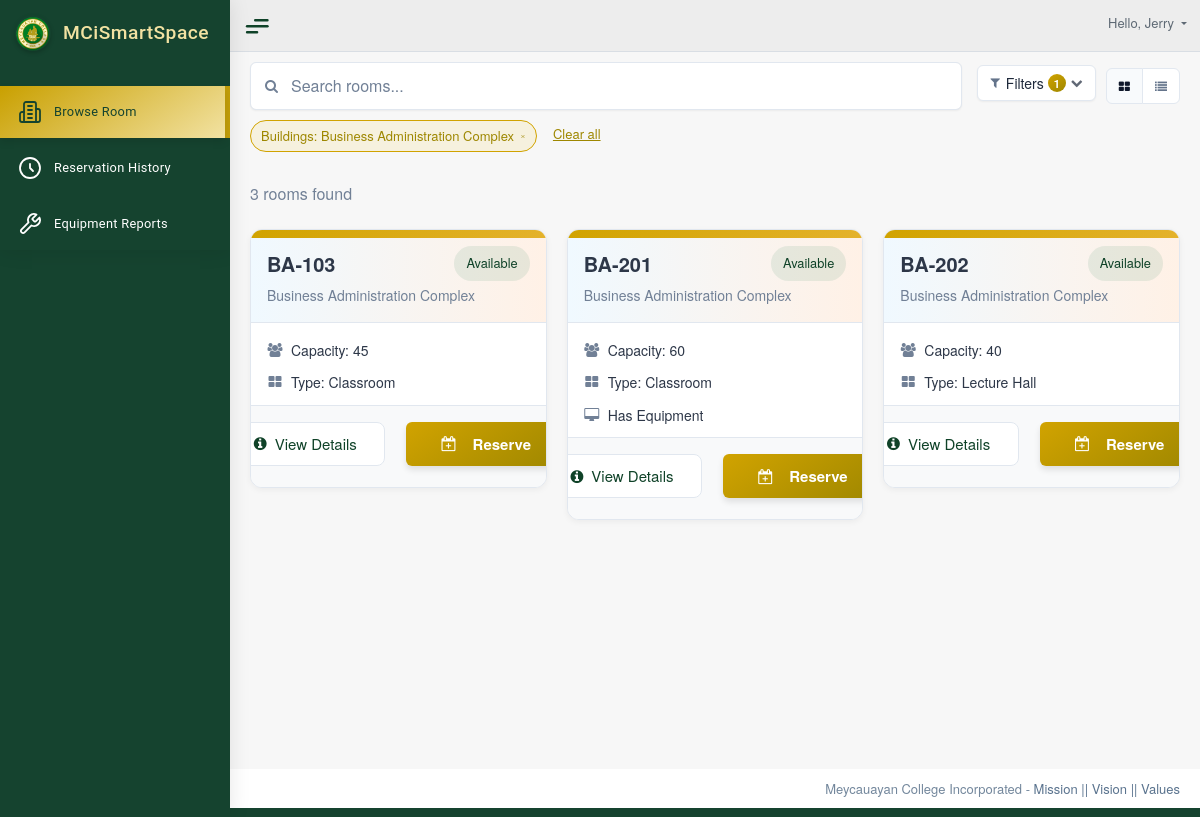
/users/test.php (signed in), run on the app's committed database.
### tables this page shows
CREATE TABLE `rooms` (
  `id` int(11) NOT NULL,
  `room_name` varchar(255) NOT NULL,
  `room_type` varchar(255) NOT NULL,
  `capacity` int(11) NOT NULL,
  `RoomStatus` enum('available','occupied','maintenance') DEFAULT 'available',
  `created_at` timestamp NOT NULL DEFAULT current_timestamp(),
  `building_id` int(11) DEFAULT NULL
);

CREATE TABLE `buildings` (
  `id` int(11) NOT NULL,
  `building_name` varchar(255) NOT NULL,
  `department` varchar(255) NOT NULL,
  `number_of_floors` int(11) NOT NULL,
  `created_at` timestamp NOT NULL DEFAULT current_timestamp()
);

### users/test.php (the view, shortened to what this page needs)
<!DOCTYPE html>
<html lang="en">
<head>
<link rel="stylesheet" href="https://cdn.materialdesignicons.com/4.9.95/css/materialdesignicons.min.css">
<link href="../vendors/bootstrap/dist/css/bootstrap.min.css" rel="stylesheet">
<link href="../vendors/fontawesome/css/font-awesome.min.css" rel="stylesheet">
<link href="../vendors/malihu-custom-scrollbar-plugin/jquery.mCustomScrollbar.min.css" rel="stylesheet" />
<link href="../public/css/user_styles/custom.css" rel="stylesheet">
<link href="../public/css/user_styles/custom2.css" rel="stylesheet">
<link href="../public/css/user_styles/room-browser.css" rel="stylesheet">
<link href="../public/css/user_styles/room-browser-styles.css" rel="stylesheet">
<link href="../public/css/user_styles/room-reservation.css" rel="stylesheet">
</head>
<body class="nav-md">
<div class="container body">
<div class="main_container">
<div class="col-md-3 left_col menu_fixed">
    <div class="left_col scroll-view">
        <div class="navbar nav_title" style="border: 0;">
            <div class="logo-container">
                <a href="#" class="site-branding">
                    <img class="meyclogo" src="../public/assets/logo.webp" alt="meyclogo">
                    <span class="title-text">MCiSmartSpace</span>
                </a>
            </div>
        </div>
        <br />
        <div id="sidebar-menu" class="main_menu_side hidden-print main_menu">
            <div class="menu_section">
                <ul class="nav side-menu" class="navbar nav_title" style="border: 0;">
                    <li class="active">
                        <a href="users_browse_room.php">
                            <div class="icon">
                            </div>
                            <div class="menu-text">
                                <span>Browse Room</span>
                            </div>
                        </a>
                    </li>
                    <li>
                        <a href="users_reservation_history.php">
                            <div class="icon">
                                <svg xmlns="http://www.w3.org/2000/svg" width="24" height="24" viewBox="0 0 24 24" fill="none" stroke="currentColor" stroke-width="2" stroke-linecap="round" stroke-linejoin="round">
                                    <path d="M12 8v4l3 3"></path>
                                    <circle cx="12" cy="12" r="10"></circle>
                                </svg>
                            </div>
                            <div class="menu-text">
                                <span>Reservation History</span>
                            </div>
                        </a>
                    </li>
                    <li>
                        <a href="equipment_report_status.php">
                            <div class="icon">
                            </div>
                            <div class="menu-text">
                                <span>Equipment Reports</span>
                            </div>
                        </a>
                    </li>
                </ul>
            </div>
        </div>
    </div>
</div>
<?php include "layout/topnav.php"; ?>
<div class="right_col" role="main">
    <div>
        <div class="row">
            <div class="col-md-12">
                <div class="search-filter-wrapper">
                    <div class="search-bar-container">
                        <div class="search-input-wrapper">
                            <i class="fa fa-search search-icon"></i>
                            <input type="text" id="searchRooms" class="form-control" placeholder="Search rooms...">
                        </div>
                        <div class="view-toggle-container">
                            <button class="filter-button" id="filterToggleBtn" type="button" onclick="toggleFilterDropdown(event)">
                                <i class="fa fa-filter"></i> Filters <span class="filter-count-bubble" id="filterCountBubble">0</span> <i class="fa fa-chevron-down filter-chevron"></i>
                            </button>
                            <div class="view-toggle btn-group" role="group">
                                <button type="button" class="btn active" id="gridView">
                                    <i class="fa fa-th-large"></i>
                                </button>
                                <button type="button" class="btn" id="listView">
                                    <i class="fa fa-list"></i>
                                </button>
                            </div>
                        </div>
                    </div>
                    <div class="applied-filters" id="appliedFilters">
                    </div>
                                <?php
                                $conn = db();
                                $user_role = $_SESSION['role'];
                                if ($user_role == 'Student') {
                                    $user_query = "SELECT Department FROM student WHERE StudentID = ?";
                                } elseif ($user_role == 'Teacher') {
                                    $user_query = "SELECT Department FROM teacher WHERE TeacherID = ?";
                                }
                                ?>
                </div>
                <div id="roomCount" class="room-count-display">6 rooms found</div>
                <div class="row" id="roomsGrid">
                    <?php
                    $base_sql = "SELECT r.id, r.room_name, r.room_type, r.capacity, r.RoomStatus, b.id as building_id, b.building_name,
                (SELECT COUNT(*) FROM room_equipment re WHERE re.room_id = r.id) as equipment_count
                FROM rooms r
                JOIN buildings b ON r.building_id = b.id";
                    $where_clauses = [];
                    $params = [];
                    $param_types = "";
                    $user_department_buildings = [];
                    if (!isset($_GET['building_ids'])) {
                        $user_id = $_SESSION['user_id'];
                        $user_role = $_SESSION['role'];
                        if ($user_role == 'Student') {
                            $user_query = "SELECT Department FROM student WHERE StudentID = ?";
                        } elseif ($user_role == 'Teacher') {
                            $user_query = "SELECT Department FROM teacher WHERE TeacherID = ?";
                        }
                        $stmt = $conn->prepare($user_query);
                        $stmt->bind_param("i", $user_id);
                        $stmt->execute();
                        $user_result = $stmt->get_result();
                        if ($user_result->num_rows > 0) {
                            $user_row = $user_result->fetch_assoc();
                            $user_department = $user_row['Department'];
                            $building_query = "SELECT id FROM buildings WHERE department = ?";
                            $stmt = $conn->prepare($building_query);
                            $stmt->bind_param("s", $user_department);
                            $stmt->execute();
                            $building_result = $stmt->get_result();
                            while ($brow = $building_result->fetch_assoc()) {
                                $user_department_buildings[] = $brow['id'];
                            }
                        }
                    }
                    $building_ids = isset($_GET['building_ids']) ? $_GET['building_ids'] : $user_department_buildings;
                    if (!empty($building_ids)) {
                        $placeholders = str_repeat('?,', count($building_ids) - 1) . '?';
                        $where_clauses[] = "b.id IN ($placeholders)";
                        foreach ($building_ids as $id) {
                            $params[] = $id;
                            $param_types .= "i";
                        }
                    }
                    if (!empty($where_clauses)) {
                        $base_sql .= " WHERE " . implode(" AND ", $where_clauses);
                    }
                    $base_sql .= " ORDER BY r.room_name";
                    $stmt = $conn->prepare($base_sql);
                    if (!empty($params)) {
                        $stmt->bind_param($param_types, ...$params);
                    }
                    $stmt->execute();
                    $result = $stmt->get_result();
                    if ($result->num_rows > 0) {
                        while ($row = $result->fetch_assoc()) {
                            $roomId = $row['id'];
                            $roomName = $row['room_name'];
                            $roomType = $row['room_type'];
                            $capacity = $row['capacity'];
                            $buildingId = $row['building_id'];
                            $buildingName = $row['building_name'];
                            $status = strtolower($row['RoomStatus']);
                            $hasEquipment = $row['equipment_count'] > 0;
                            $statusClass = "";
                            $statusText = "";
                            switch ($status) {
                                case 'available':
                                    $statusClass = "label-success";
                                    $statusText = "Available";
                                    break;
                            }
                    ?>
                            <div class="col-md-4 room-card"
                                data-room-id="<?php echo $roomId; ?>"
                                data-building-id="<?php echo $buildingId; ?>"
                                data-room-type="<?php echo $roomType; ?>"
                                data-capacity="<?php echo $capacity; ?>"
                                data-status="<?php echo $status; ?>"
                                data-has-equipment="<?php echo $hasEquipment ? 'true' : 'false'; ?>">
                                <div class="x_panel">
                                    <div class="x_title bg-header">
                                        <div class="room-header">
                                            <div class="room-chip">
                                                <h2 class="room-name"><?php echo $roomName; ?></h2>
                                                <span class="label <?php echo $statusClass; ?>"><?php echo $statusText; ?></span>
                                            </div>
                                            <p class="building-name"><?php echo $buildingName; ?></p>
                                        </div>
                                    </div>
                                    <div class="x_content">
                                        <div class="room-info">
                                            <i class="fa fa-users"></i> Capacity: <?php echo $capacity; ?>
                                        </div>
                                        <div class="room-info">
                                            <i class="fa fa-th-large"></i> Type: <?php echo $roomType; ?>
                                        </div>
                                        <?php if ($hasEquipment) { ?>
                                            <div class="room-info">
                                                <i class="fa fa-desktop"></i> Has Equipment
                                            </div>
                                        <?php } ?>
                                        <div class="action-buttons">
                                            <button type="button" class="btn-view" onclick="showRoomDetails(<?php echo $roomId; ?>)">
                                                <i class="fa fa-info-circle"></i> View Details
                                            </button>
                                            <?php if ($status == 'available') { ?>
                                                <button type="button" class="btn-reserve" onclick="showReservationModal(<?php echo $roomId; ?>)">
                                                    <i class="fa fa-calendar-plus-o"></i> Reserve
                                                </button>
                                            <?php } else { ?>
                                                <button type="button" class="btn-unavailable" disabled>
                                                    <i class="fa fa-calendar-times-o"></i> Unavailable
                                                </button>
                                            <?php } ?>
                                        </div>
                                    </div>
                                </div>
                            </div>
                    <?php
                        }
                    } else {
                        echo "<script>document.getElementById('noResultsMessage').style.display = 'flex';</script>";
                    }
                    ?>
                </div>
            </div>
        </div>
    </div>
</div>
<footer>
    <div class="pull-right">
        Meycauayan College Incorporated - <a href="#">Mission || Vision || Values</a>
    </div>
    <div class="clearfix"></div>
</footer>
<?php include "../partials/footer.php"; ?>

### public/css/user_styles/custom2.css (style rules this page uses)
.nav.side-menu>li>a { display: flex; align-items: center; color: #fff; font-size: 0.8rem; justify-content: center; text-decoration: none; padding: 12px 15px; flex-wrap: wrap; }
.nav.side-menu>li>a .menu-text { display: flex; align-items: center; justify-content: space-between; flex: 1; }
.left_col:not(.collapsed) .menu-text { opacity: 1; visibility: visible; width: auto; }
.left_col { background: #15432f; color: white; box-shadow: 0 0 20px rgba(0, 0, 0, 0.1); font-family: 'Poppins', 'Roboto', sans-serif; }
.navbar.nav_title { background: #15432f; }
.nav.side-menu>li>a { padding: 14px 18px; margin: 4px 0; }
.nav.side-menu>li>a .icon { margin-right: 12px; }
.nav.side-menu>li>a .icon svg { stroke-width: 1.8; }
.nav.side-menu>li>a .menu-text { font-weight: 400; letter-spacing: 0.3px; }
.nav.side-menu>li.active>a { background: linear-gradient(145deg, #C9A000, #f2e2a2) !important; color: #15432f; font-weight: 500; box-shadow: 0 4px 8px rgba(0, 0, 0, 0.1); border-radius: 0; }
.nav.side-menu>li.active>a svg { stroke: #15432f; }
.fa.fa-chevron-down { font-size: 12px; opacity: 0.7; transition: all 0.3s ease; }
.nav.side-menu>li.active { border-right: 5px solid rgb(193, 157, 10); }
.logo-container { margin-left: 3px; padding: 15px 7px; background: #15432f; }
.site-branding { display: flex; align-items: center; justify-content: flex-end; height: 100%; margin-left: 5px; }
.meyclogo { width: 36px; height: 36px; border-radius: 50%; box-shadow: 0 2px 4px rgba(0, 0, 0, 0.2); margin-right: 12px; transition: transform 0.3s ease; }
.title-text { color: #f2e2a2; font-weight: 500; font-size: 1.2rem; letter-spacing: 0.5px; white-space: nowrap; }

### public/css/user_styles/room-reservation.css (style rules this page uses)
:root { --primary-color: #36b37e; --primary-hover: #2f9e6d; --secondary-color: #f5f7fa; --border-color: #e1e7ef; --text-color: #2d3748; --text-muted: #718096; --success-color: #36b37e; --warning-color: #ffab00; --error-color: #e53e3e; --card-shadow: 0 2px 6px rgba(0, 0, 0, 0.05); --transition: all 0.2s ease; }
.form-control { width: 100%; padding: 0.75rem 1rem; font-size: 1rem; border-radius: 6px; border: 1px solid var(--border-color); background-color: white; color: var(--text-color); transition: var(--transition); }
.form-control::placeholder { color: var(--text-muted); }
#searchRooms { height: 48px; border-radius: 6px; padding-left: 40px; border: 1px solid var(--border-color); font-size: 1rem; }
.search-icon { position: absolute; left: 15px; top: 50%; transform: translateY(-50%); color: var(--text-muted); z-index: 10; }
.room-header { display: flex; justify-content: space-between; }
.room-name { font-size: 1.25rem; font-weight: 600; margin: 0; color: var(--text-color); }
.building-name { font-size: 0.9rem; color: var(--text-muted); margin: 0.25rem 0 0; }
.action-buttons { display: flex; }

### data on the page
rooms: room_name "BA-103", RoomStatus "Available", building.building_name "Business Administration Complex", capacity "45", room_type "Classroom"
rooms: room_name "BA-201", RoomStatus "Available", building.building_name "Business Administration Complex", capacity "60", room_type "Classroom", shows "Has Equipment"
rooms: room_name "BA-202", RoomStatus "Available", building.building_name "Business Administration Complex", capacity "40", room_type "Lecture Hall"

### other printed values
$_SESSION['name'] "Jerry"
